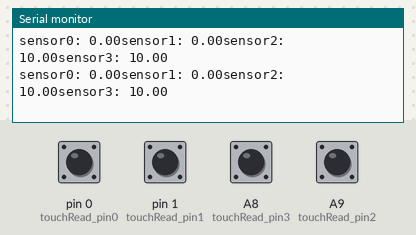
Simulated run of this sketch. Board: Teensy 4. Parts: the last lines printed to the serial monitor. The test bench sets the inputs (shaded band); at power-on: A8 (touchRead_pin3), A9 (touchRead_pin2), pin 0 (touchRead_pin0), pin 1 (touchRead_pin1) HIGH.

Above: at 1.2 s.
1.3 s: pin 0 (touchRead_pin0) pulled LOW for 0.15 s
At 1.31 s:
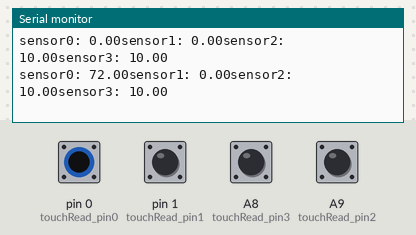
2.9 s: pin 1 (touchRead_pin1) pulled LOW for 0.15 s
At 2.92 s:
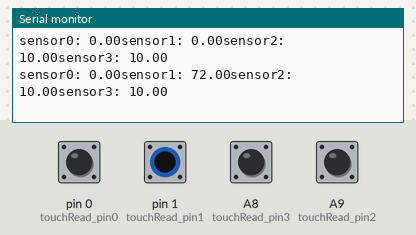
4.5 s: A8 (touchRead_pin3) pulled LOW for 0.15 s
At 4.52 s:
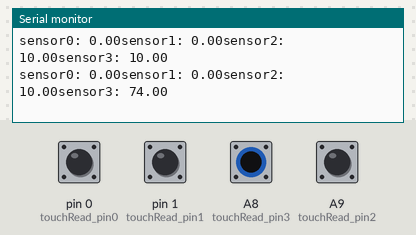
6.1 s: A9 (touchRead_pin2) pulled LOW for 0.15 s
At 6.13 s:
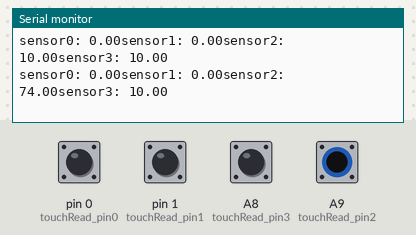
7.7 s: pin 0 (touchRead_pin0) pulled LOW for 1 s
At 7.84 s:
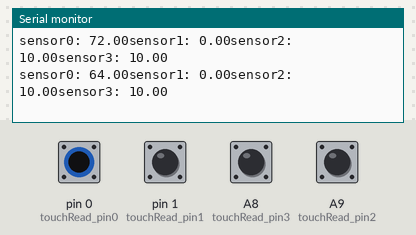
10.2 s: pin 1 (touchRead_pin1) pulled LOW for 1 s
At 10.35 s:
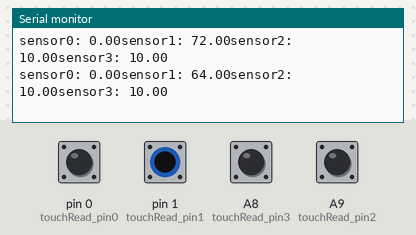
Timing chart, 0 to 13.2 s (numbered marks = the images above; inputs shaded):
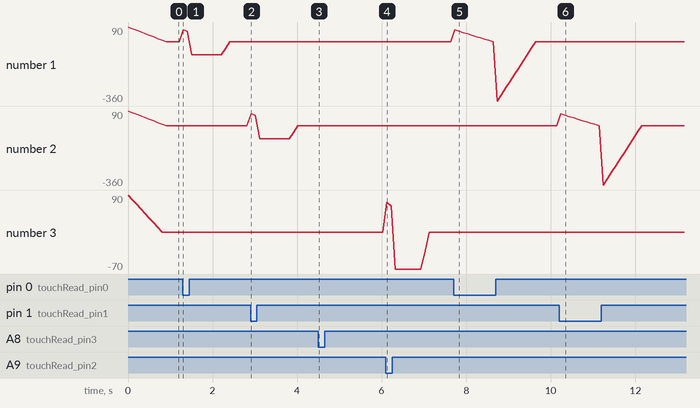

The sketch:

wintershow19runningavg.ino
```cpp
int touchRead_pin0 = 0;
int touchRead_pin1 = 1;
int touchRead_pin2 = 23;
int touchRead_pin3 = 22;

int data0;
int data1;
int data2;
int data3;

int counter0 = 0;
int counter1 = 0;
int counter2 = 0;
int counter3 = 0;

const int numReadings = 10;

// SENSOR 0 RUNNING AVG SETUP //
int readings0[numReadings];      // the readings from the analog input
int readIndex0 = 0;              // the index of the current reading
int total0 = 0;                  // the running total
int average0 = 0;                // the average

// SENSOR 1 RUNNING AVG SETUP //

int readings1[numReadings];      // the readings from the analog input
int readIndex1 = 0;              // the index of the current reading
int total1 = 0;                  // the running total
int average1 = 0;                // the average

// SENSOR 2 RUNNING AVG SETUP //

int readings2[numReadings];      // the readings from the analog input
int readIndex2 = 0;              // the index of the current reading
int total2 = 0;                  // the running total
int average2 = 0;                // the average

// SENSOR 3 RUNNING AVG SETUP //

int readings3[numReadings];      // the readings from the analog input
int readIndex3 = 0;              // the index of the current reading
int total3 = 0;                  // the running total
int average3 = 0;                // the average

float difference0 = 0;
float difference1 = 0;
float difference2 = 0;
float difference3 = 0;

float diffpercent0 = 0;
float diffpercent1 = 0;
float diffpercent2 = 0;
float diffpercent3 = 0;

void setup() {
  Serial.begin(9600);

// SENSOR 0 SETUP

  for (int thisReading0 = 0; thisReading0 < numReadings; thisReading0++) {
    readings0[thisReading0] = 0;
  }

// SENSOR 1 SETUP

  for (int thisReading1 = 0; thisReading1 < numReadings; thisReading1++) {
    readings1[thisReading1] = 0;
  }

// SENSOR 2 SETUP

  for (int thisReading2 = 0; thisReading2 < numReadings; thisReading2++) {
    readings2[thisReading2] = 0;
  }

// SENSOR 3 SETUP

  for (int thisReading3 = 0; thisReading3 < numReadings; thisReading3++) {
    readings3[thisReading3] = 0;
  }
}

void loop() {
  data0 = touchRead(touchRead_pin0);
  data1 = touchRead(touchRead_pin1);
  data2 = touchRead(touchRead_pin2);
  data3 = touchRead(touchRead_pin3);


// CALCULATE RUNNING AVG FOR SENSOR 0//

    // subtract the last reading:
  total0 = total0 - readings0[readIndex0];
  // read from the sensor:
  readings0[readIndex0] = data0;
  // add the reading to the total:
  total0 = total0 + readings0[readIndex0];
  // advance to the next position in the array:
  readIndex0 = readIndex0 + 1;

  // if we're at the end of the array...
  if (readIndex0 >= numReadings) {
    // ...wrap around to the beginning:
    readIndex0 = 0;
  }

  // calculate the average:
  average0 = total0 / numReadings;
  // send it to the computer as ASCII digits
//  Serial.println(average0);
//  delay(1);        // delay in between reads for stability


// CALCULATE RUNNING AVG FOR SENSOR 1//

    // subtract the last reading:
  total1 = total1 - readings1[readIndex1];
  // read from the sensor:
  readings1[readIndex1] = data1;
  // add the reading to the total:
  total1 = total1 + readings1[readIndex1];
  // advance to the next position in the array:
  readIndex1 = readIndex1 + 1;

  // if we're at the end of the array...
  if (readIndex1 >= numReadings) {
    // ...wrap around to the beginning:
    readIndex1 = 0;
  }

  // calculate the average:
  average1 = total1 / numReadings;
  // send it to the computer as ASCII digits
//  Serial.println(average1);
//  delay(1);        // delay in between reads for stability

// CALCULATE RUNNING AVG FOR SENSOR 2//

    // subtract the last reading:
  total2 = total2 - readings2[readIndex1];
  // read from the sensor:
  readings2[readIndex2] = data2;
  // add the reading to the total:
  total2 = total2 + readings2[readIndex2];
  // advance to the next position in the array:
  readIndex2 = readIndex2 + 1;

  // if we're at the end of the array...
  if (readIndex2 >= numReadings) {
    // ...wrap around to the beginning:
    readIndex2 = 0;
  }

  // calculate the average:
  average2 = total2 / numReadings;
  // send it to the computer as ASCII digits
//  Serial.println(average1);
//  delay(1);        // delay in between reads for stability

// CALCULATE RUNNING AVG FOR SENSOR 3//

    // subtract the last reading:
  total3 = total3 - readings3[readIndex1];
  // read from the sensor:
  readings3[readIndex3] = data3;
  // add the reading to the total:
  total3 = total3 + readings3[readIndex3];
  // advance to the next position in the array:
  readIndex3 = readIndex3 + 1;

  // if we're at the end of the array...
  if (readIndex3 >= numReadings) {
    // ...wrap around to the beginning:
    readIndex3 = 0;
  }

  // calculate the average:
  average3 = total3 / numReadings;
  // send it to the computer as ASCII digits
//  Serial.println(average1);
//  delay(1);        // delay in between reads for stability

difference0 = data0-average0;
difference1 = data1-average1;
difference2 = data2-average2;
difference3 = data3-average3;

diffpercent0 = (difference0/data0)*100;
diffpercent1 = (difference1/data1)*100;
diffpercent2 = (difference2/data2)*100;
diffpercent3 = (difference3/data3)*100;


  if (diffpercent0 > 6) {
//    counter0++;
    playmidi0();
  }

  if (diffpercent1 > 6) {
//    counter1++;
    playmidi1();
  }

  if (diffpercent0 > 6) {
//    counter2++;
    playmidi2();
  }

  if (diffpercent1 > 6) {
//    counter3++;
    playmidi3();
  }


  Serial.print("sensor0: ");
  Serial.print(diffpercent0);
  Serial.print("sensor1: ");
  Serial.print(diffpercent1);
  Serial.print("sensor2: ") ;
  Serial.print(diffpercent2);
  Serial.print("sensor3: ");
  Serial.println(diffpercent3);
//
  delay(100);
}

void playmidi0 () {
//  if (counter0 % 2 == 0) {
//    usbMIDI.sendNoteOn (51, 40, 1);
    usbMIDI.sendNoteOn (53, 40, 1);
//    usbMIDI.sendNoteOn (57, 40, 1);
//  }
}

void playmidi1 () {
//  if (counter1 % 2 == 0) {
//    usbMIDI.sendNoteOn (70, 40, 1);
    usbMIDI.sendNoteOn (57, 40, 1);
//    usbMIDI.sendNoteOn (50, 40, 1);
//  }
}

void playmidi2 () {
//  if (counter2 % 2 == 0) {
//    usbMIDI.sendNoteOn (67, 40, 1);
    usbMIDI.sendNoteOn (51, 40, 1);
//    usbMIDI.sendNoteOn (74, 40, 1);

//  }
}

void playmidi3 () {
//  if (counter3 % 2 == 0) {
////    usbMIDI.sendNoteOn (38, 40, 1);
    usbMIDI.sendNoteOn (38, 40, 1);
//    usbMIDI.sendNoteOn (26, 40, 1);
//  }
}
```

Measured:
- after the input at 1.3 s, the serial monitor: prints a new line at once (image 1)
- after the input at 2.9 s, the serial monitor: prints a new line at once (image 2)
- after the input at 4.5 s, the serial monitor: prints a new line at once (image 3)
- after the input at 6.1 s, the serial monitor: prints a new line at once (image 4)
- after the input at 7.7 s, the serial monitor: prints a new line at once (image 5)
- after the input at 10.2 s, the serial monitor: prints a new line at once (image 6)
